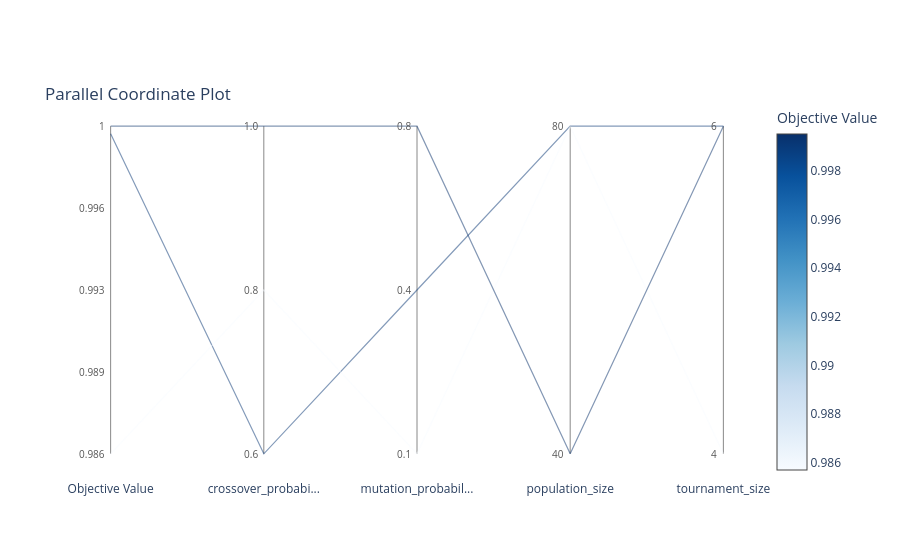

Here is the notebook cell this chart was saved with:
### Code cell
# Shows all parameter combinations together
plot_parallel_coordinate(study).show()

### Figure 1 — Plotly figure (JSON) as saved in the notebook; plotly's stock layout.template omitted (floating-point values rounded to 4 significant figures)
{"data": [{"customdata": [["Objective Value", "0.999"], ["crossover_probabi...", "0.6"], ["mutation_probabil...", "0.4"], ["population_size", "80"], ["tournament_size", "6"]], "hovertemplate": "%{customdata[0]}: %{customdata[1]}<extra></extra>", "line": {"color": "rgb(8.0, 53.9869722557287, 115.88974668274868)", "dash": "solid", "width": 1.2}, "mode": "lines", "opacity": 0.5, "showlegend": false, "type": "scatter", "x": [0, 1, 2, 3, 4], "y": [0.9773, 0, 0.5, 1, 1]}, {"customdata": [["Objective Value", "0.986"], ["crossover_probabi...", "0.8"], ["mutation_probabil...", "0.1"], ["population_size", "80"], ["tournament_size", "4"]], "hovertemplate": "%{customdata[0]}: %{customdata[1]}<extra></extra>", "line": {"color": "rgb(247.0, 251.0, 255.0)", "dash": "solid", "width": 1.2}, "mode": "lines", "opacity": 0.5, "showlegend": false, "type": "scatter", "x": [0, 1, 2, 3, 4], "y": [0, 0.5, 0, 1, 0]}, {"customdata": [["Objective Value", "1"], ["crossover_probabi...", "1.0"], ["mutation_probabil...", "0.8"], ["population_size", "40"], ["tournament_size", "6"]], "hovertemplate": "%{customdata[0]}: %{customdata[1]}<extra></extra>", "line": {"color": "rgb(8.0, 48.0, 107.0)", "dash": "solid", "width": 1.2}, "mode": "lines", "opacity": 0.5, "showlegend": false, "type": "scatter", "x": [0, 1, 2, 3, 4], "y": [1, 1, 1, 0, 1]}, {"hoverinfo": "skip", "marker": {"cmax": 0.9995, "cmin": 0.9857, "color": [0.9857, 0.9995], "colorbar": {"title": {"text": "Objective Value"}}, "colorscale": [[0, "rgb(247,251,255)"], [0.125, "rgb(222,235,247)"], [0.25, "rgb(198,219,239)"], [0.375, "rgb(158,202,225)"], [0.5, "rgb(107,174,214)"], [0.625, "rgb(66,146,198)"], [0.75, "rgb(33,113,181)"], [0.875, "rgb(8,81,156)"], [1, "rgb(8,48,107)"]], "reversescale": false, "showscale": true}, "mode": "markers", "showlegend": false, "type": "scatter", "x": [null, null], "y": [null, null]}], "layout": {"annotations": [{"font": {"color": "#555", "size": 10}, "showarrow": false, "text": "0.986", "x": 0, "xanchor": "right", "xshift": -4, "y": 0}, {"font": {"color": "#555", "size": 10}, "showarrow": false, "text": "0.989", "x": 0, "xanchor": "right", "xshift": -4, "y": 0.25}, {"font": {"color": "#555", "size": 10}, "showarrow": false, "text": "0.993", "x": 0, "xanchor": "right", "xshift": -4, "y": 0.5}, {"font": {"color": "#555", "size": 10}, "showarrow": false, "text": "0.996", "x": 0, "xanchor": "right", "xshift": -4, "y": 0.75}, {"font": {"color": "#555", "size": 10}, "showarrow": false, "text": "1", "x": 0, "xanchor": "right", "xshift": -4, "y": 1}, {"font": {"color": "#555", "size": 10}, "showarrow": false, "text": "0.6", "x": 1, "xanchor": "right", "xshift": -4, "y": 0}, {"font": {"color": "#555", "size": 10}, "showarrow": false, "text": "0.8", "x": 1, "xanchor": "right", "xshift": -4, "y": 0.5}, {"font": {"color": "#555", "size": 10}, "showarrow": false, "text": "1.0", "x": 1, "xanchor": "right", "xshift": -4, "y": 1}, {"font": {"color": "#555", "size": 10}, "showarrow": false, "text": "0.1", "x": 2, "xanchor": "right", "xshift": -4, "y": 0}, {"font": {"color": "#555", "size": 10}, "showarrow": false, "text": "0.4", "x": 2, "xanchor": "right", "xshift": -4, "y": 0.5}, {"font": {"color": "#555", "size": 10}, "showarrow": false, "text": "0.8", "x": 2, "xanchor": "right", "xshift": -4, "y": 1}, {"font": {"color": "#555", "size": 10}, "showarrow": false, "text": "40", "x": 3, "xanchor": "right", "xshift": -4, "y": 0}, {"font": {"color": "#555", "size": 10}, "showarrow": false, "text": "80", "x": 3, "xanchor": "right", "xshift": -4, "y": 1}, {"font": {"color": "#555", "size": 10}, "showarrow": false, "text": "4", "x": 4, "xanchor": "right", "xshift": -4, "y": 0}, {"font": {"color": "#555", "size": 10}, "showarrow": false, "text": "6", "x": 4, "xanchor": "right", "xshift": -4, "y": 1}], "hovermode": "closest", "legend": {"orientation": "h", "x": 1, "xanchor": "right", "y": 1, "yanchor": "bottom"}, "plot_bgcolor": "white", "shapes": [{"layer": "below", "line": {"color": "#888", "width": 1}, "type": "line", "x0": 0, "x1": 0, "y0": 0, "y1": 1}, {"layer": "below", "line": {"color": "#888", "width": 1}, "type": "line", "x0": 1, "x1": 1, "y0": 0, "y1": 1}, {"layer": "below", "line": {"color": "#888", "width": 1}, "type": "line", "x0": 2, "x1": 2, "y0": 0, "y1": 1}, {"layer": "below", "line": {"color": "#888", "width": 1}, "type": "line", "x0": 3, "x1": 3, "y0": 0, "y1": 1}, {"layer": "below", "line": {"color": "#888", "width": 1}, "type": "line", "x0": 4, "x1": 4, "y0": 0, "y1": 1}], "title": {"text": "Parallel Coordinate Plot", "y": 1, "yanchor": "bottom", "yref": "paper"}, "xaxis": {"range": [-0.2, 4.2], "showgrid": false, "tickmode": "array", "ticktext": ["Objective Value", "crossover_probabi...", "mutation_probabil...", "population_size", "tournament_size"], "tickvals": [0, 1, 2, 3, 4], "zeroline": false}, "yaxis": {"fixedrange": true, "range": [-0.08, 1.08], "visible": false}}}
